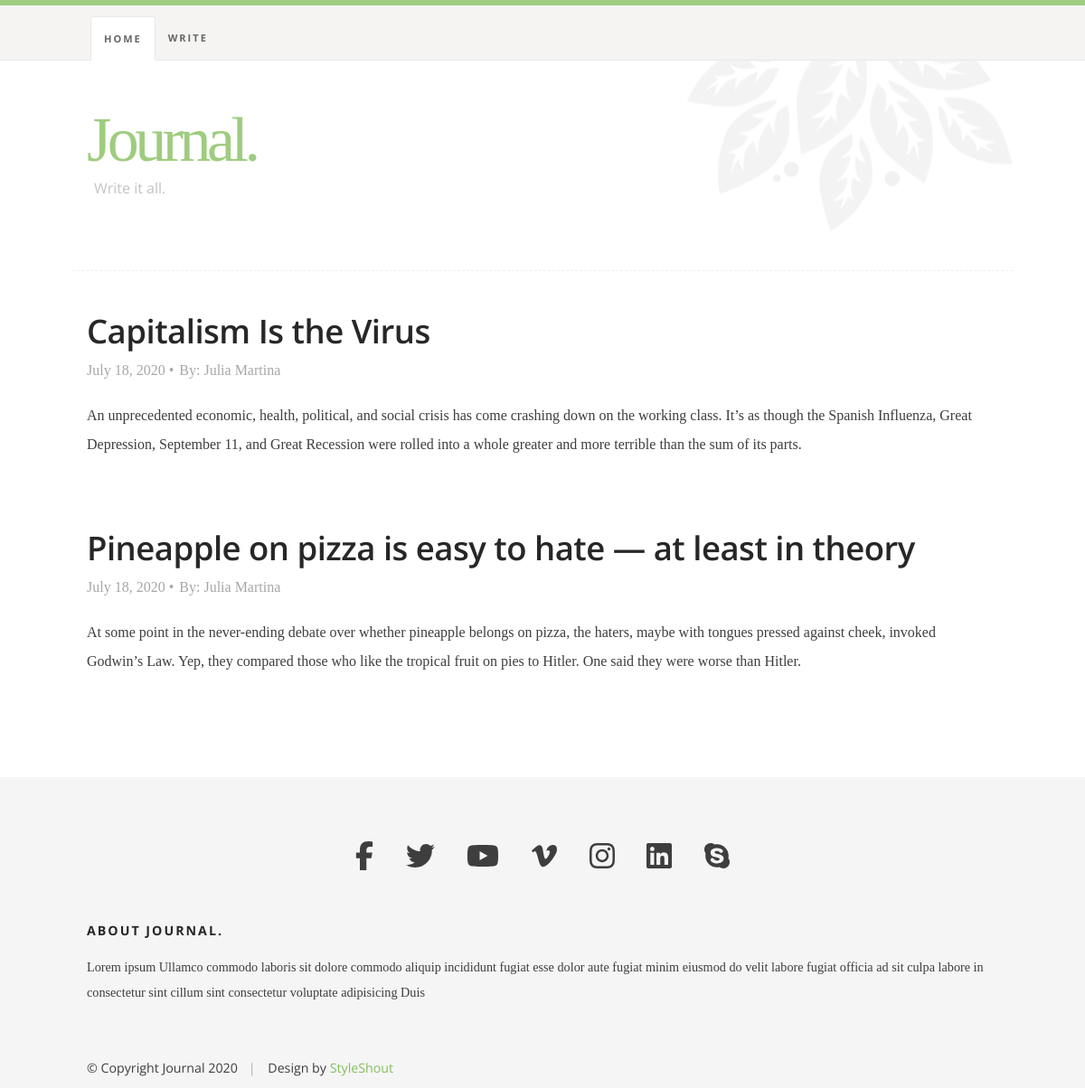
Before: / with the older database file.
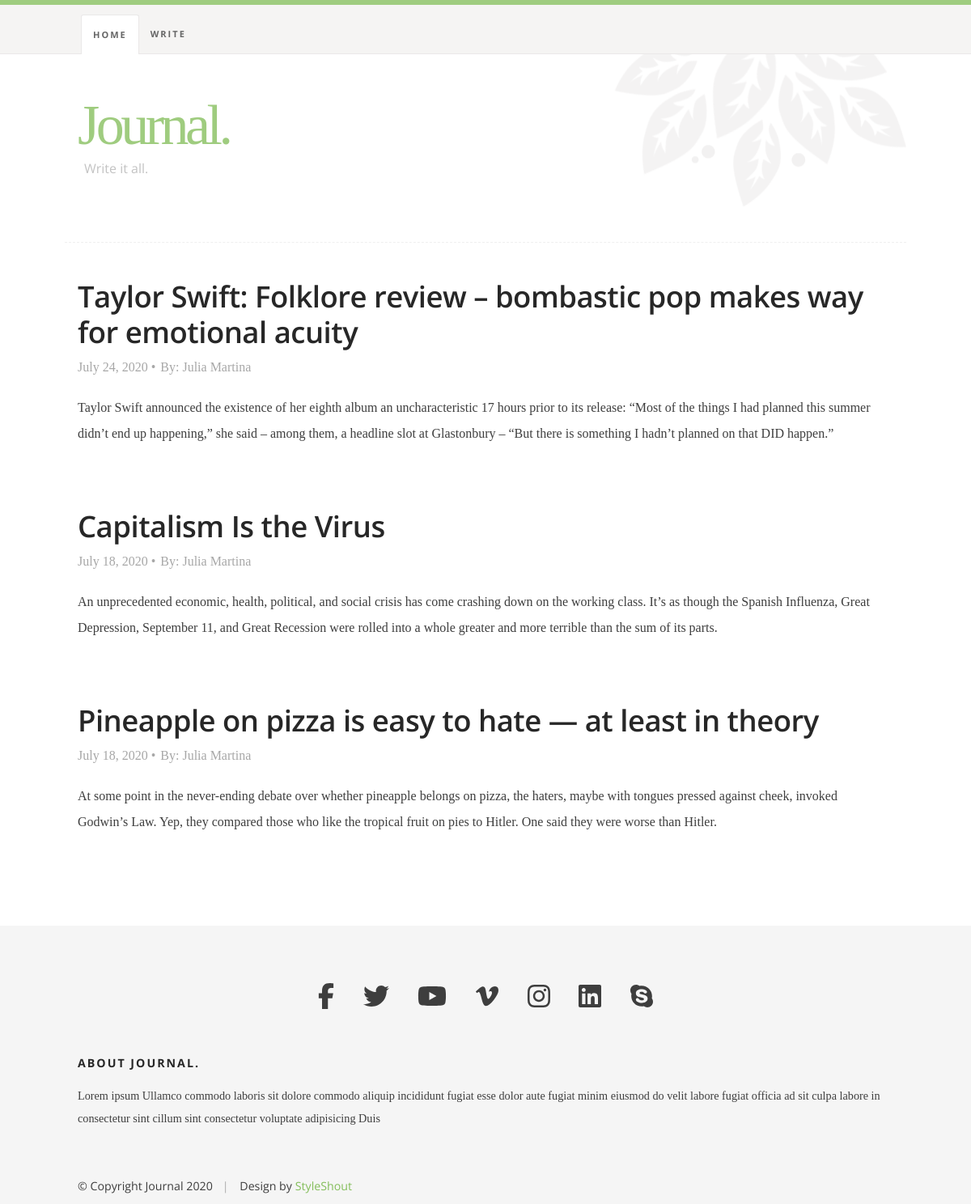
After: the same page with the newer database file.
### writejournal/models.py (models this page shows, shortened)
class Post(models.Model):
    title = models.CharField(max_length=255)
    title_tag = models.CharField(max_length=255)
    author = models.ForeignKey(User, on_delete=models.CASCADE)
    body = RichTextField(blank=True, null=True)
    snippet = models.CharField(max_length=500)
    post_date = models.DateField(auto_now_add=True)

### writejournal/views.py (the view)
# urls.py: path('', indexView.as_view(), name='index'),
class indexView(ListView):
        model = Post
        template_name = 'index.html'
        ordering = ['-id']

### writejournal/templates/index.html (shortened to what this page needs)
{% extends 'base.html' %}
{% block currentindex %}current{% endblock %}
{% block content %}
    {% for post in object_list %}
        <div class="row">
            <div id="main" class="s-content__main large-12 column">
                <article class="entry">
                    <header class="entry__header">
                        <h2 class="entry__title h1">
                            <a href="{% url 'entry-detail' post.pk %}" title="">{{ post.title }}</a>
                        </h2>
                        <div class="entry__meta">
                            <ul>
                                <li>{{ post.post_date }}</li>
                                <li>By: {{ post.author.first_name }} {{ post.author.last_name }}</li>
                            </ul>
                        </div>
                    </header>
                    <div class="entry__content">
                        <p>
                            {{ post.snippet }}
                        </p>
                    </div>
           </div>
       </div>
    {% endfor %}
{% endblock %}

### writejournal/templates/base.html (shortened to what this page needs)
<!DOCTYPE html>
<html class="no-js" lang="en">
<head>
    {% load static %}
    <link rel="stylesheet" href="{% static 'css/base.css' %}">
    <link rel="stylesheet" href="{% static 'css/main.css' %}">
</head>
<body id="top">
    <header class="s-header">
        <div class="row">
            <div class="s-header__content column">
                <h1 class="s-header__logotext">
                    <a href="{% url 'index' %}" title="">Journal.</a>
                </h1>
                <p class="s-header__tagline">Write it all.</p>
            </div>
        </div>
       <nav class="s-header__nav-wrap">
           <div class="row">
                <ul class="s-header__nav">
                    <li class="{% block currentindex %}{% endblock %}"><a href="{% url 'index' %}">Home</a></li>
                    <li class="{% block currentwrite %}{% endblock %}"><a href="{% url 'add' %}">Write</a></li>
                </ul>
           </div>
        </nav>
    </header>
    <div class="s-content">
    {% block content %}
    {% endblock %}
    </div>
    <footer class="s-footer">
        <div class="row s-footer__top">
            <div class="column">
                <ul class="s-footer__social">
                    <li><a href="#0"><i class="fab fa-facebook-f" aria-hidden="true"></i></a></li>
                    <li><a href="#0"><i class="fab fa-twitter" aria-hidden="true"></i></a></li>
                    <li><a href="#0"><i class="fab fa-youtube" aria-hidden="true"></i></a></li>
                    <li><a href="#0"><i class="fab fa-vimeo-v" aria-hidden="true"></i></a></li>
                    <li><a href="#0"><i class="fab fa-instagram" aria-hidden="true"></i></a></li>
                    <li><a href="#0"><i class="fab fa-linkedin" aria-hidden="true"></i></a></li>
                    <li><a href="#0"><i class="fab fa-skype" aria-hidden="true"></i></a></li>
                </ul>
            </div>
        </div>
        <div class="row s-footer__bottom">
            <div class="large-12 tab-full column s-footer__info">
                <h3 class="h6">About Journal.</h3>
                <p>
                Lorem ipsum Ullamco commodo laboris sit dolore commodo aliquip incididunt fugiat esse dolor
                aute fugiat minim eiusmod do velit labore fugiat officia ad sit culpa labore in consectetur
                sint cillum sint consectetur voluptate adipisicing Duis
                </p>
            </div>
            <div class="ss-copyright">
                <span>© Copyright Journal 2020</span>
                <span>Design by <a href="https://www.styleshout.com/">StyleShout</a></span>
            </div>
        </div>
    </footer>
</body>
</html>

### writejournal/static/css/base.css (style rules this page uses)
html { line-height: 1.15; -webkit-text-size-adjust: 100%; }
body { margin: 0; }
h1 { font-size: 2em; margin: 0.67em 0; }
a { background-color: transparent; }
html { font-size: 62.5%; -webkit-box-sizing: border-box; box-sizing: border-box; }
*, *::before, *::after { -webkit-box-sizing: inherit; box-sizing: inherit; }
body { font-weight: normal; line-height: 1; word-wrap: break-word; -moz-font-smoothing: grayscale; -moz-osx-font-smoothing: grayscale; -webkit-font-smoothing: antialiased; -webkit-overflow-scrolling: touch; -webkit-text-size-adjust: none; }
svg, img, video embed, iframe, object { max-width: 100%; height: auto; }
div, dl, dt, dd, ul, ol, li, h1, h2, h3, h4, h5, h6, pre, form, p, blockquote, th, td { margin: 0; padding: 0; }
p { font-size: inherit; text-rendering: optimizeLegibility; }
ol, ul { list-style: none; }
li { display: block; }
a { text-decoration: none; line-height: inherit; }
.row { width: 92%; max-width: 1040px; margin: 0 auto; display: -ms-flexbox; display: -webkit-box; display: flex; -ms-flex-flow: row wrap; -webkit-box-orient: horizontal; -webkit-box-direction: normal; flex-flow: row wrap; }
.column { -ms-flex: 1 1 0%; -webkit-box-flex: 1; flex: 1 1 0%; padding: 0 20px; }
.large-12, .large-full { -ms-flex: 0 0 100%; -webkit-box-flex: 0; flex: 0 0 100%; max-width: 100%; }
@media screen and (max-width:1200px) { .column { padding: 0 16px; } }

Changed rows visible on the page:
added Post: title "Taylor Swift: Folklore review – bombastic pop makes way for emotional acuity", post_date "July 24, 2020", author.first_name "Julia", author.last_name "Martina", snippet "Taylor Swift announced the existence of her eighth album an uncharacteristic 17 hours prior to its release: “Most of the things I had planned this summer didn’t end up happening,” she said – among them, a headline slot at Glastonbury – “But there is something I hadn’t planned on that DID happen.”"
